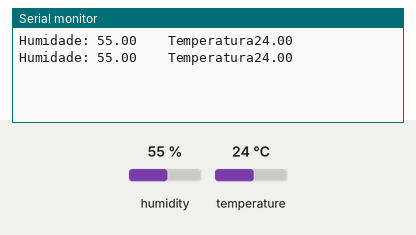
Simulated run of this sketch. Board: Arduino Uno, built with avr-gcc and run on an emulated ATmega328P. Parts: the last lines printed to the serial monitor. Inputs (shaded band) come from the test bench; at power-on: humidity 55 %, temperature 24 °C.

Above: at 2.8 s.
2.9 s: humidity set to 22 %
At 4.7 s:
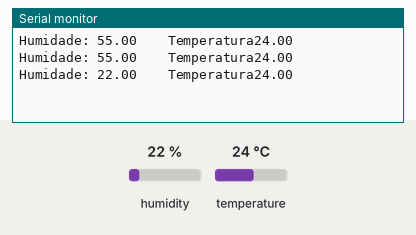
5.6 s: temperature set to 12 °C
At 7.1 s:
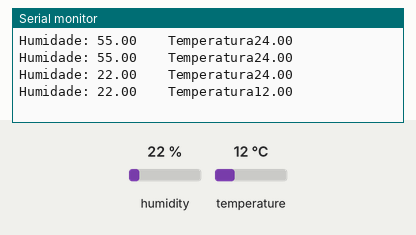
8.3 s: humidity set to 40 %
At 10.7 s:
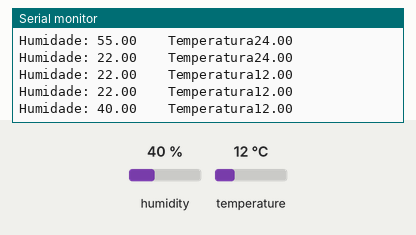
Timing chart, 0 to 12.2 s (numbered marks = the images above; inputs shaded):
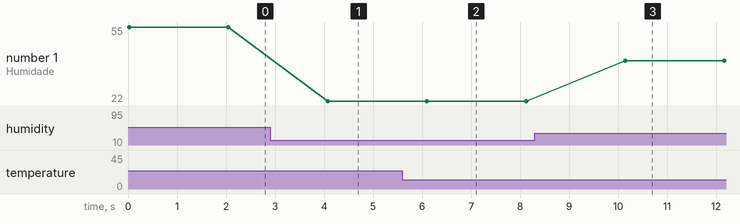

The sketch:

noite-dht.ino
```cpp
#include "dht.h"

const int pinoDHT11 = A2;

dht DHT;

int a = 0;
void setup() {
  // put your setup code here, to run once:
  Serial.begin(9600);
}

void loop() {
  DHT.read11(pinoDHT11);
  Serial.print("Humidade: ");
  Serial.print(DHT.humidity);
  Serial.print("    Temperatura");
  Serial.print(DHT.temperature);
  Serial.println("");
  delay(2000);
}
```

Measured:
- after the input at 2.9 s, the serial monitor: prints a new line after 1.2 s (image 1)
- after the input at 5.6 s, the serial monitor: prints a new line after 0.50 s (image 2)
- after the input at 8.3 s, the serial monitor: prints a new line after 1.8 s (image 3)
- plotted number 1: 55 → 22 after the input at 2.9 s, 22 → 40 after the input at 8.3 s
